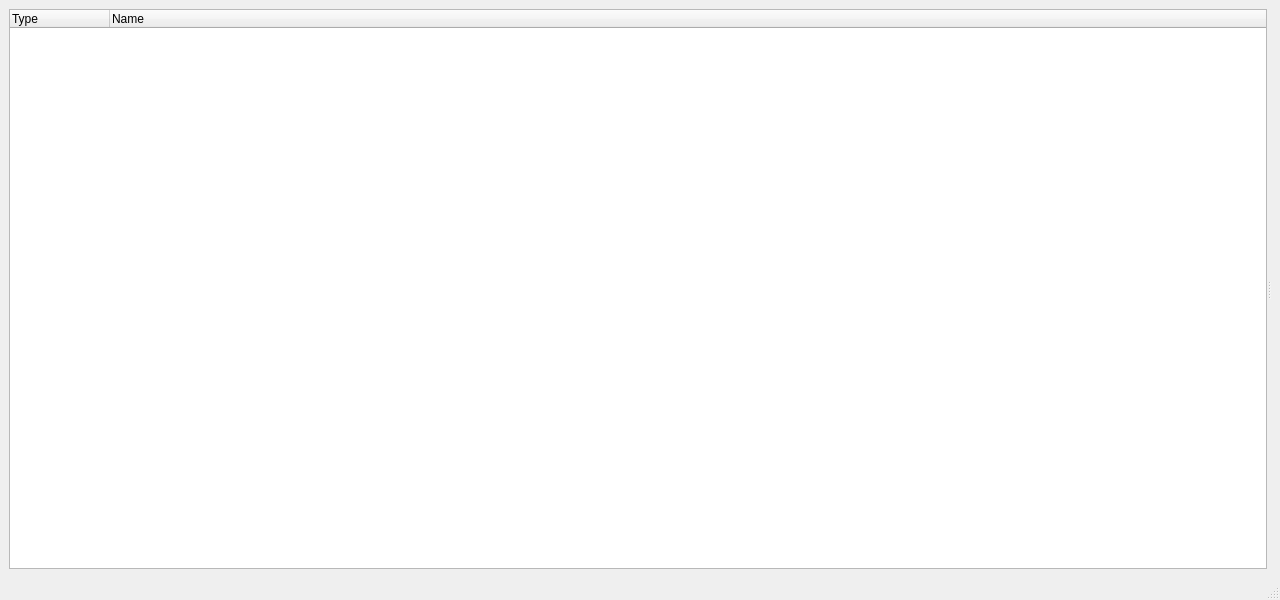
<?xml version="1.0" encoding="UTF-8"?>
<ui version="4.0">
 <class>RenderOptions</class>
 <widget class="QMainWindow" name="RenderOptions">
  <property name="geometry">
   <rect>
    <x>0</x>
    <y>0</y>
    <width>1280</width>
    <height>600</height>
   </rect>
  </property>
  <property name="windowTitle">
   <string>RenderOptions</string>
  </property>
  <widget class="QWidget" name="centralwidget">
    <layout class="QGridLayout" name="gridLayout">
     <property name="sizeConstraint">
      <enum>QLayout::SetDefaultConstraint</enum>
     </property>
     <item row="0" column="0">
      <widget class="QSplitter" name="splitter">
       <property name="sizePolicy">
        <sizepolicy hsizetype="Expanding" vsizetype="Expanding">
         <horstretch>0</horstretch>
         <verstretch>0</verstretch>
        </sizepolicy>
       </property>
       <property name="orientation">
        <enum>Qt::Horizontal</enum>
       </property>
       <widget class="QTreeWidget" name="nodeView">
        <property name="enabled">
         <bool>true</bool>
        </property>
        <column>
         <property name="text">
          <string>Type</string>
         </property>
        </column>
         <column>
         <property name="text">
          <string>Name</string>
         </property>
        </column>
       </widget>
       <widget class="QWidget">
       <layout class="QGridLayout" name="dataWidget" />
       </widget>
      </widget>
     </item>
    </layout>
  </widget>
  <widget class="QStatusBar" name="statusbar"/>
 </widget>
 <resources/>
 <connections/>
</ui>
